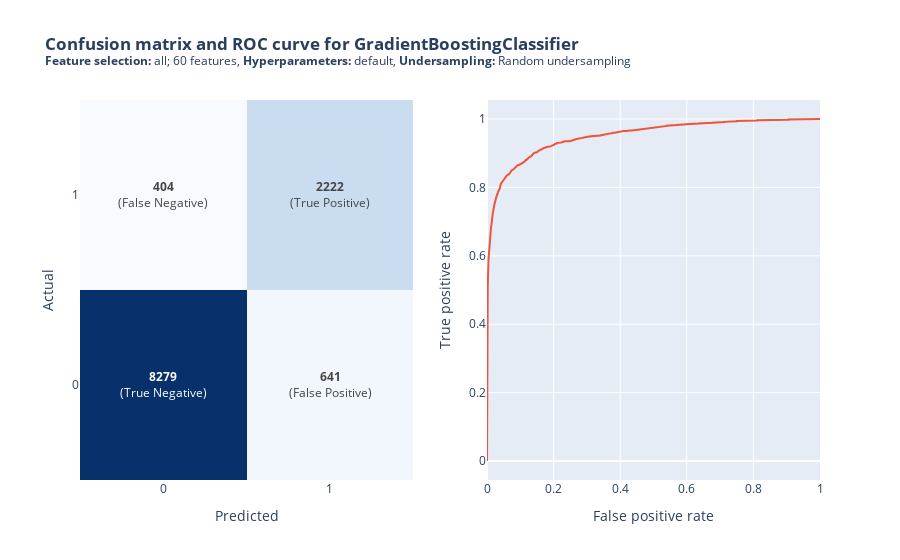

Notebook cell for this chart:
### Code cell
from sklearn.ensemble import GradientBoostingClassifier

model_scores = run_model(GradientBoostingClassifier, model_scores, undersampling=True)

### Figure 1 — Plotly figure (JSON) as saved in the notebook; plotly's stock layout.template omitted (floating-point values rounded to 4 significant figures; data arrays with more than 128 entries replaced by an {"elided": "..."} marker saying what was removed)
{"data": [{"colorscale": [[0, "rgb(247,251,255)"], [0.125, "rgb(222,235,247)"], [0.25, "rgb(198,219,239)"], [0.375, "rgb(158,202,225)"], [0.5, "rgb(107,174,214)"], [0.625, "rgb(66,146,198)"], [0.75, "rgb(33,113,181)"], [0.875, "rgb(8,81,156)"], [1, "rgb(8,48,107)"]], "showscale": false, "text": [["True Negative", "False Positive"], ["False Negative", "True Positive"]], "texttemplate": "<b>%{z}</b><br>(%{text})", "x": ["0", "1"], "y": ["0", "1"], "z": [[8279, 641], [404, 2222]], "type": "heatmap", "xaxis": "x", "yaxis": "y"}, {"mode": "lines", "name": "ROC curve", "x": {"elided": "1320 float values"}, "y": {"elided": "1320 float values"}, "type": "scatter", "xaxis": "x2", "yaxis": "y2"}], "layout": {"xaxis": {"anchor": "y", "domain": [0, 0.45], "title": {"text": "Predicted"}}, "yaxis": {"anchor": "x", "domain": [0, 1], "title": {"text": "Actual"}}, "xaxis2": {"anchor": "y2", "domain": [0.55, 1], "title": {"text": "False positive rate"}}, "yaxis2": {"anchor": "x2", "domain": [0, 1], "title": {"text": "True positive rate"}}, "title": {"text": "<b>Confusion matrix and ROC curve for GradientBoostingClassifier</b><br><sup><b>Feature selection:</b> all; 60 features, <b>Hyperparameters:</b> default, <b>Undersampling:</b> Random undersampling</sup>"}}}
